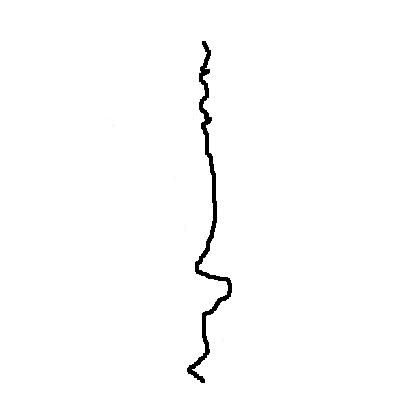
#> input picture test/lineDistinguish/line5.jpeg, 400 x 400 px
$ python sobel.py   (older library calls are emulated)
#> lines starting #> are read from the running program, lines starting #| are printed output that depends on the picture
import cv2
import numpy as np
import matplotlib
matplotlib.use('TkAgg')
from matplotlib import pyplot as plt

img = cv2.imread('line5.jpeg',0)
#> img is the input picture: shape (400, 400); min 0, max 255, mean 252

# Output dtype = cv2.CV_8U
sobelx8u = cv2.Sobel(img,cv2.CV_8U,1,0,ksize=3)
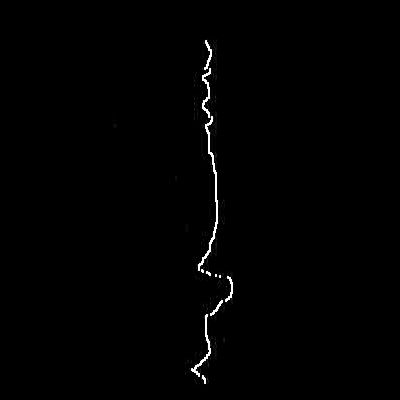
#> sobelx8u: shape (400, 400); min 0, max 255, mean 1.7

# Output dtype = cv2.CV_64F. Then take its absolute and convert to cv2.CV_8U
sobelx64f = cv2.Sobel(img,cv2.CV_64F,2,0,ksize=3)
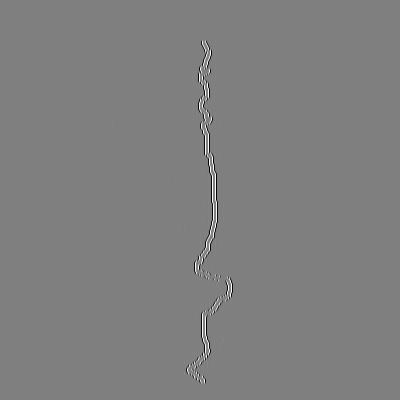
#> sobelx64f: shape (400, 400) float64; min -1054, max 1047, mean 0; drawn with min black and max white
abs_sobel64f = np.absolute(sobelx64f)
sobel_8u = np.uint8(abs_sobel64f)

plt.subplot(1,3,1),plt.imshow(img,cmap = 'gray')
plt.title('Original'), plt.xticks([]), plt.yticks([])
plt.subplot(1,3,2),plt.imshow(sobelx8u,cmap = 'gray')
plt.title('Sobel 1'), plt.xticks([]), plt.yticks([])
plt.subplot(1,3,3),plt.imshow(sobel_8u,cmap = 'gray')
plt.title('Sobel 2'), plt.xticks([]), plt.yticks([])

plt.show()
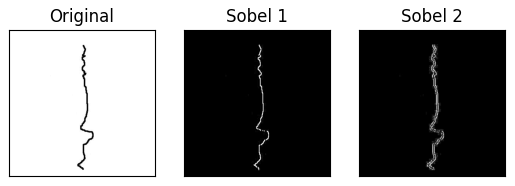
#> figure drawn by matplotlib, 3 panels
cv2.waitKey(0)

$ run again, with test/lineDistinguish/line1.jpeg copied over test/lineDistinguish/line5.jpeg
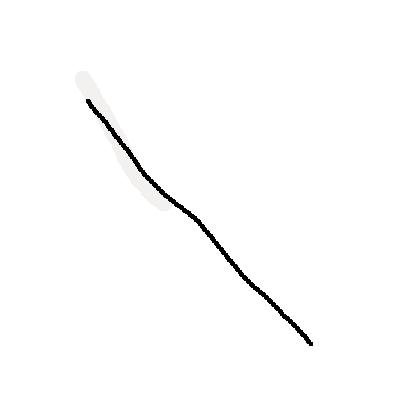
#> input picture test/lineDistinguish/line1.jpeg, 400 x 400 px
#> `sobelx64f = cv2.Sobel(img,cv2.CV_64F,2,0,ksize=3)`:
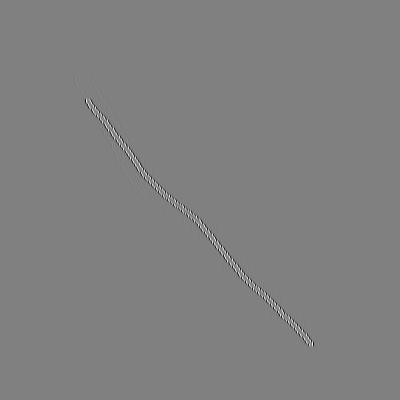
#> sobelx64f: shape (400, 400) float64; min -989, max 976, mean 0; drawn with min black and max white
#> `plt.show()`:
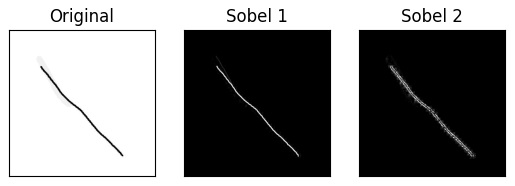
#> figure drawn by matplotlib, 3 panels
